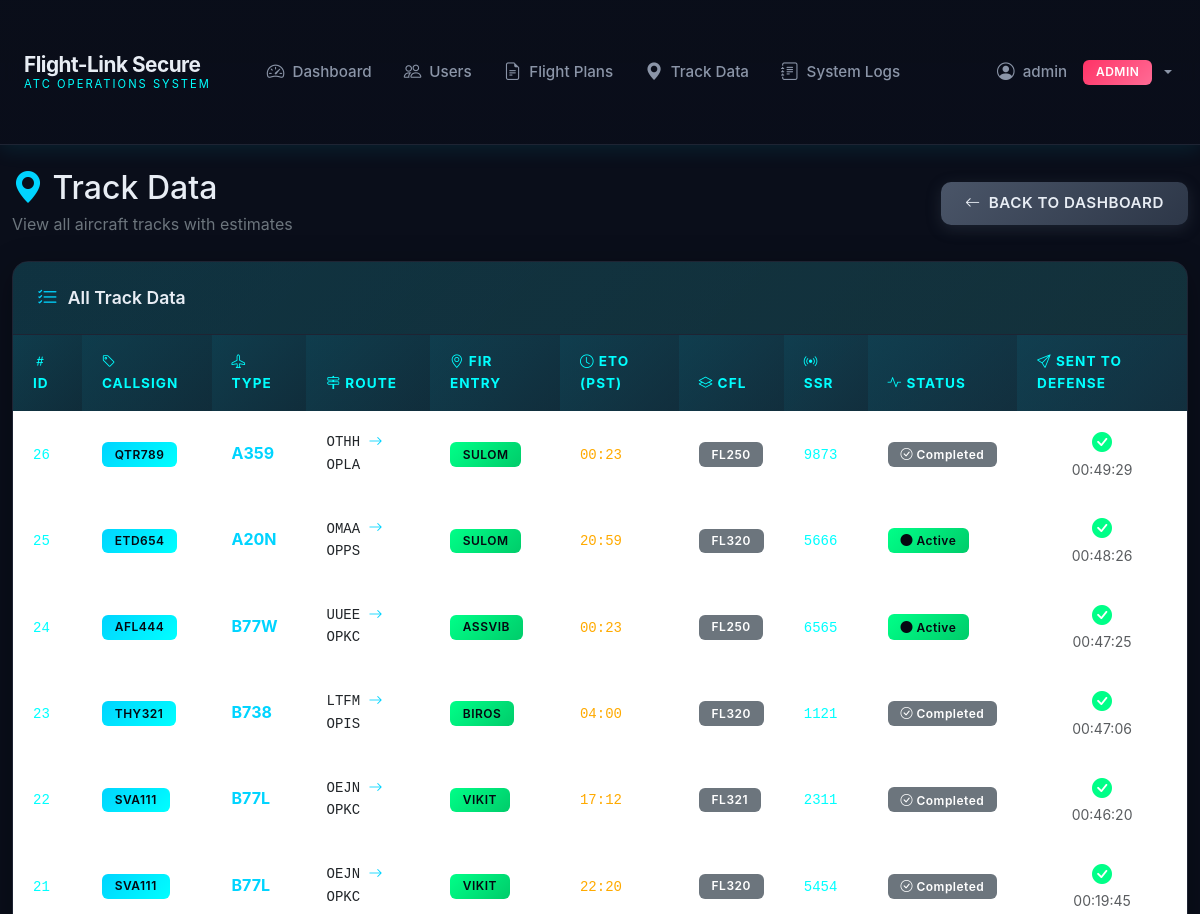
The app's page /admin/track-data (signed in, upper part), older data.
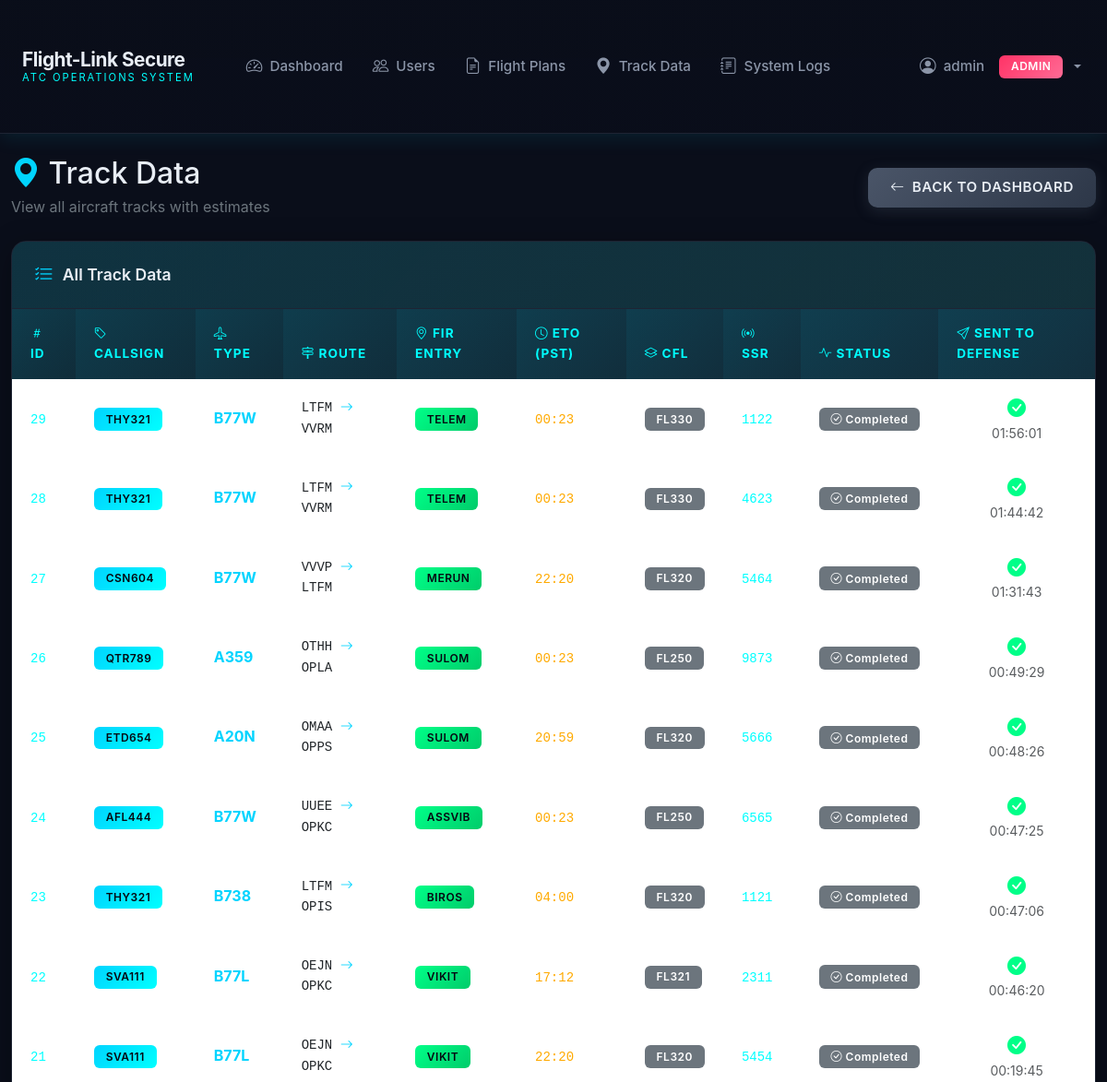
The same page, newer data.
### app/models/__init__.py (models this page shows, shortened)
class TrackData(db.Model):
    __tablename__ = 'track_data'
    id = db.Column(db.Integer, primary_key=True)
    flight_plan_id = db.Column(db.Integer, db.ForeignKey('flight_plans.id'), nullable=False)
    callsign = db.Column(db.String(20), nullable=False, index=True)
    aircraft_type = db.Column(db.String(10), nullable=False)
    departure = db.Column(db.String(4), nullable=False)
    destination = db.Column(db.String(4), nullable=False)
    fir_entry = db.Column(db.String(10), nullable=False)
    speed = db.Column(db.String(10), nullable=False)
    route = db.Column(db.Text, nullable=True)
    eto_utc = db.Column(db.String(4), nullable=False)
    eto_pst = db.Column(db.String(4), nullable=False)
    cfl = db.Column(db.String(3), nullable=False)
    ssr = db.Column(db.String(4), nullable=False)
    status = db.Column(db.String(20), default='active')
    sent_to_defense = db.Column(db.Boolean, default=False)
    sent_at = db.Column(db.DateTime, nullable=True)
    created_by = db.Column(db.Integer, db.ForeignKey('users.id'), nullable=False)
    created_at = db.Column(db.DateTime, default=datetime.utcnow)
    completed_at = db.Column(db.DateTime, nullable=True)
    last_simulated_at = db.Column(db.DateTime, nullable=True)
    current_position = db.Column(db.Text, nullable=True)

### app/routes/admin.py (the view)
@bp.route('/admin/track-data')
@login_required
@admin_required
def admin_track_data():
    tracks = TrackData.query.order_by(TrackData.created_at.desc()).all()
    return render_template('admin/track_data.html', tracks=tracks)

### app/models/__init__.py (called while the page is built)
    @property
    def is_authenticated(self):
        return True

    def is_admin(self):
        return self.role == 'admin'

### templates/admin/track_data.html (shortened to what this page needs)
{% extends "base.html" %}
{% block content %}
<div class="container-fluid py-4">
    <div class="d-flex justify-content-between align-items-center mb-4">
        <div>
            <h2 class="mb-1"><i class="bi bi-geo-alt-fill text-radar-blue"></i> Track Data</h2>
            <p class="text-secondary mb-0">View all aircraft tracks with estimates</p>
        </div>
        <a href="{{ url_for('admin.admin_dashboard') }}" class="btn btn-secondary">
            <i class="bi bi-arrow-left"></i> Back to Dashboard
        </a>
    </div>
    <div class="card">
        <div class="card-header">
            <i class="bi bi-list-check"></i> All Track Data
        </div>
        <div class="card-body p-0">
            <div class="table-responsive">
                <table class="table table-hover mb-0">
                    <thead>
                        <tr>
                            <th><i class="bi bi-hash"></i> ID</th>
                            <th><i class="bi bi-tag"></i> Callsign</th>
                            <th><i class="bi bi-airplane"></i> Type</th>
                            <th><i class="bi bi-signpost-2"></i> Route</th>
                            <th><i class="bi bi-geo-alt"></i> FIR Entry</th>
                            <th><i class="bi bi-clock"></i> ETO (PST)</th>
                            <th><i class="bi bi-layers"></i> CFL</th>
                            <th><i class="bi bi-broadcast"></i> SSR</th>
                            <th><i class="bi bi-activity"></i> Status</th>
                            <th><i class="bi bi-send"></i> Sent to Defense</th>
                        </tr>
                    </thead>
                    <tbody>
                        {% for track in tracks %}
                        <tr>
                            <td><code class="text-radar-cyan">{{ track.id }}</code></td>
                            <td><span class="badge badge-primary">{{ track.callsign }}</span></td>
                            <td><strong class="text-radar-blue">{{ track.aircraft_type }}</strong></td>
                            <td class="font-monospace small">{{ track.departure }} <i class="bi bi-arrow-right text-radar-blue"></i> {{ track.destination }}</td>
                            <td><span class="badge badge-success">{{ track.fir_entry }}</span></td>
                            <td><code class="text-radar-amber">{{ track.eto_pst[:2] }}:{{ track.eto_pst[2:] }}</code></td>
                            <td><span class="badge bg-secondary">FL{{ track.cfl }}</span></td>
                            <td><code class="text-radar-cyan">{{ track.ssr }}</code></td>
                            <td>
                                {% if track.status == 'active' %}
                                    <span class="badge badge-success"><i class="bi bi-circle-fill"></i> Active</span>
                                {% else %}
                                    <span class="badge bg-secondary"><i class="bi bi-check-circle"></i> Completed</span>
                                {% endif %}
                            </td>
                            <td>
                                {% if track.sent_to_defense %}
                                    <div class="d-flex flex-column align-items-center">
                                        <i class="bi bi-check-circle-fill text-radar-green fs-5"></i>
                                        <small class="text-muted">{{ track.sent_at.strftime('%H:%M:%S') if track.sent_at else '' }}</small>
                                    </div>
                                {% else %}
                                    <i class="bi bi-x-circle-fill text-radar-amber fs-5"></i>
                                {% endif %}
                            </td>
                        </tr>
                        {% endfor %}
                    </tbody>
                </table>
            </div>
        </div>
    </div>
</div>
{% endblock %}

Row changes from the older to the newer data that the page shows:
added TrackData: id "29", callsign "THY321", aircraft_type "B77W", departure "LTFM", destination "VVRM", fir_entry "TELEM", eto_pst "00", eto_pst "23", cfl "330", ssr "1122", status "completed" (drawn), sent_at "01:56:01"
added TrackData: id "28", callsign "THY321", aircraft_type "B77W", departure "LTFM", destination "VVRM", fir_entry "TELEM", eto_pst "00", eto_pst "23", cfl "330", ssr "4623", status "completed" (drawn), sent_at "01:44:42"
added TrackData: id "27", callsign "CSN604", aircraft_type "B77W", departure "VVVP", destination "LTFM", fir_entry "MERUN", eto_pst "22", eto_pst "20", cfl "320", ssr "5464", status "completed" (drawn), sent_at "01:31:43"
changed TrackData "OMAA": status "Active" → "Completed"
changed TrackData "UUEE": status "Active" → "Completed"
